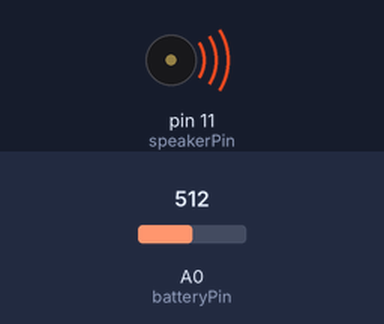
The sketch below on a simulated Arduino Uno, built with avr-gcc and run on an emulated ATmega328P. Parts: buzzer (waves = sounding). The test bench sets the inputs (shaded band); at power-on: A0 (batteryPin) = 512. What the sketch prints to the serial monitor is not drawn.

Above: at 0.3 s.
Timing chart, 0 to 3.2 s (numbered marks = the images above):
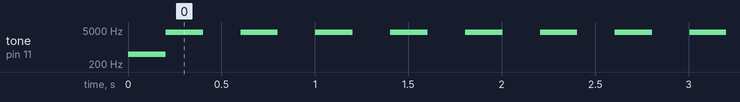

The sketch:

LowBatteryAlarm.ino
```cpp
/*
 * Система зарядки и предупреждения о низком уровне заряда на Ардуино.
 * Разработчик: RootTool
 * Мой канал в YouTube:
 * https://www.youtube.com/channel/UCHLiHHh8zDTuPTZ3gUbYr1Q
 *
 * Видео:
 * https://www.youtube.com/
 */

#define speakerPin 11 //Пин подключения зумера(динамика).
#define batteryPin A0 //Пин подключени положительного контакта аккумулятора.

float minVoltage = 3.6; //Минимальное напряжение, после которого ардуина будет пищать.
float coeff = 1.042; //Коэффициент между напряжением аккумулятора и реальным напряжением
//1) Проверяем, чтобы DEBUG был равнен 1 и загружаем прошивку в Ардуино
//2) Измеряем напряжение на аккумуляторе
//3) Открываем монитор порта (кнопка с лупой в верхнем правом углу программы) и внизу справа ставим скорость 9600 бод.
//4) Смотрим напряжение в мониторе порта Ардуины
//5) Делим реальное напряжение на напряжение с монитора порта
//6) Вписываем полученное число в переменную coeff (Достаточно 3-4 знака после запятой)
//7) Проверяем, что напряжение в мониторе порта Ардуины сходится с истинным напряжением на аккумуляторе.
//8) Если все в норме, то ставим DEBUG на 0, чтобы Ардуина не выводила информацию просто так и не тратила время.
//Если напряжение в порту сильно отличается, то возможно надо дописать пару цифр после запятой в перемнной coeff

int del = 200; //Задержки между писками при низком уровне заряда (Мс)
int freq = 4000; //Частота пищания динамика при низком уровне заряда (Гц)
#define DEBUG 1 //Выводить напряжение аккумулятора в порт? 1-да, 0-нет
//Порт работает на скорости 9600 бод.
void setup(){
  if(DEBUG == 1){ //Если можно выводить данные
    Serial.begin(9600); //Открываем порт на скорости 9600 бод
    Serial.println("Starting"); //Пишем старт
  }
  //Делаем маленький писк, говорящий, что Ардуи на готова к работе.
  tone(speakerPin, 500);
  delay(200);
  noTone(speakerPin);
}
bool isLow = false; //Переменная, которая ставиться в true, когда аккумулятор разряжен
void loop(){
  float vol = (float)(analogRead(batteryPin) * 5.0) / 1024 * coeff; //Вычисляем напряжение на аккумуляторе
  if(DEBUG == 1) Serial.println(vol); //Если можно, то пишем значение в порт
  if(vol <= minVoltage) isLow = true; //Если аккумулятор разряжен, ставим переменную isLow в true

  while(isLow){ //Когда переменная isLow станет true, то запуститься бесконечный цикл, в котором Ардуина начнет пищать.
    if(DEBUG == 1){ //Если разрешено, то пишем в порт напряжение аккумулятора
      float vol = (float)(analogRead(batteryPin) * 5.0) / 1024 * coeff;
      Serial.print(vol);
      Serial.println(" - Low Voltage Battery!");
    }
    //Пищим
    tone(speakerPin, freq);
    delay(del);
    noTone(speakerPin);
    delay(del);
  }
}
```

Measured:
- by itself, tone on pin 11 (speakerPin): repeats every 0.40 s: 4000 Hz 0.20 s, silent 0.20 s
